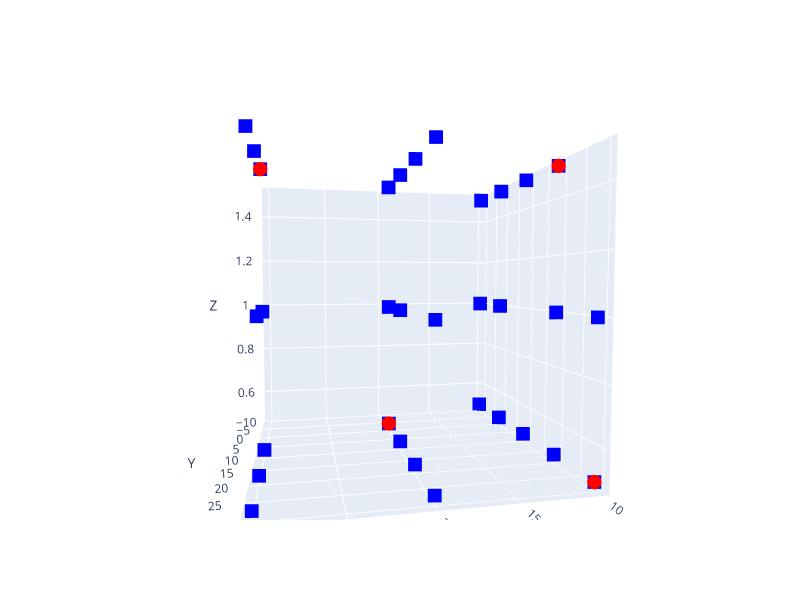

Write notebook code for a chart like this one.
### Markdown cell above
## This code plots the space of the gust training sets
$\alpha_{start}$ <br>
$\alpha_{end}$ <br>
$U_{end}$

### Code cell
import numpy as np
import plotly.graph_objs as go
import matplotlib.pyplot as plt

# define the angle and U
alpha_start = np.array([10,10,10,10,20,20,20,30,30,10,10,10,10,20,20,20,20,
                        30,30,30,10,10,10,10,10,20,20,20,20,30,30,30])
alpha_end   = np.array([0,-10,20,30,10,0,30,20,10,10,0,-10,20,20,10,0,30,
                        30,20,10,10,0,-10,20,30,20,10,0,30,30,20,10])
U_end       = p.array([1,1,1,1,1,1,1,1,1,1.5,1.5,1.5,1.5,1.5,1.5,1.5,1.5,1.5
                       ,1.5,1.5,0.5,0.5,0.5,0.5,0.5,0.5,0.5,0.5,0.5,0.5,0.5,0.5])

angle_space = go.Scatter3d(x=alpha_start, y=alpha_end, z=U_end,
                          mode='markers',
                          marker=dict(size=5, symbol='square', color='blue'),
                          showlegend=False)
# 4 test cases:13, 20, 25, 28
angle_space_test = go.Scatter3d(x=np.array([10,30,10,20]), y=np.array([20,10,30,0]), z=np.array([1.5,1.5,0.5,0.5]),
                          mode='markers',
                          marker=dict(size=5, symbol='circle', color='red'),
                          showlegend=False)
fig = go.Figure(data=[angle_space,angle_space_test])
fig.update_layout(scene = dict(xaxis_title='X', yaxis_title='Y', zaxis_title='Z'), width=800, height=600)
fig.show()

### Figure 1 — Plotly figure (JSON) as saved in the notebook; plotly's stock layout.template omitted (floating-point values rounded to 4 significant figures)
{"data": [{"marker": {"color": "blue", "size": 5, "symbol": "square"}, "mode": "markers", "showlegend": false, "type": "scatter3d", "x": [10, 10, 10, 10, 20, 20, 20, 30, 30, 10, 10, 10, 10, 20, 20, 20, 20, 30, 30, 30, 10, 10, 10, 10, 10, 20, 20, 20, 20, 30, 30, 30], "y": [0, -10, 20, 30, 10, 0, 30, 20, 10, 10, 0, -10, 20, 20, 10, 0, 30, 30, 20, 10, 10, 0, -10, 20, 30, 20, 10, 0, 30, 30, 20, 10], "z": [1, 1, 1, 1, 1, 1, 1, 1, 1, 1.5, 1.5, 1.5, 1.5, 1.5, 1.5, 1.5, 1.5, 1.5, 1.5, 1.5, 0.5, 0.5, 0.5, 0.5, 0.5, 0.5, 0.5, 0.5, 0.5, 0.5, 0.5, 0.5]}, {"marker": {"color": "red", "size": 5, "symbol": "circle"}, "mode": "markers", "showlegend": false, "type": "scatter3d", "x": [10, 30, 10, 20], "y": [20, 10, 30, 0], "z": [1.5, 1.5, 0.5, 0.5]}], "layout": {"height": 600, "scene": {"aspectmode": "auto", "aspectratio": {"x": 1, "y": 1, "z": 1}, "camera": {"center": {"x": 0, "y": 0, "z": 0}, "eye": {"x": 0.3489, "y": 1.752, "z": 0.09802}, "projection": {"type": "perspective"}, "up": {"x": 0, "y": 0, "z": 1}}, "xaxis": {"title": {"text": "X"}, "type": "linear"}, "yaxis": {"title": {"text": "Y"}, "type": "linear"}, "zaxis": {"title": {"text": "Z"}, "type": "linear"}}, "width": 800}}
